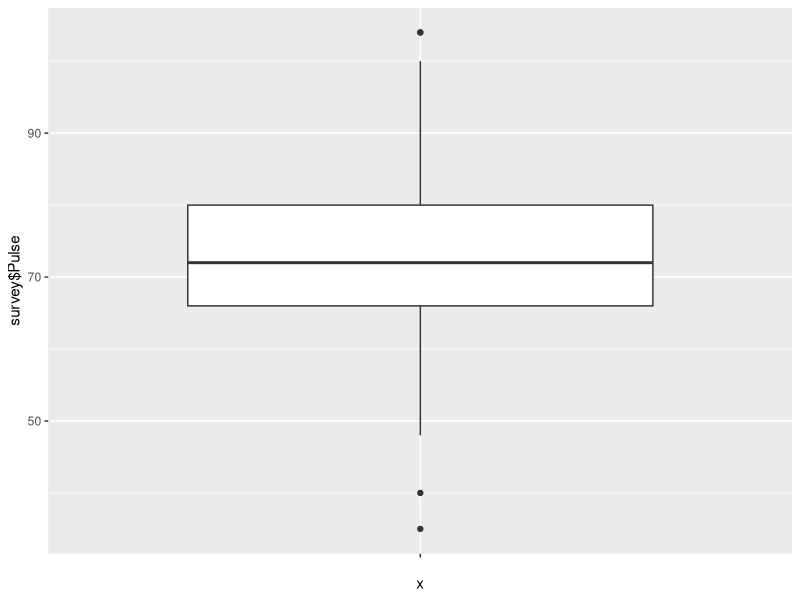
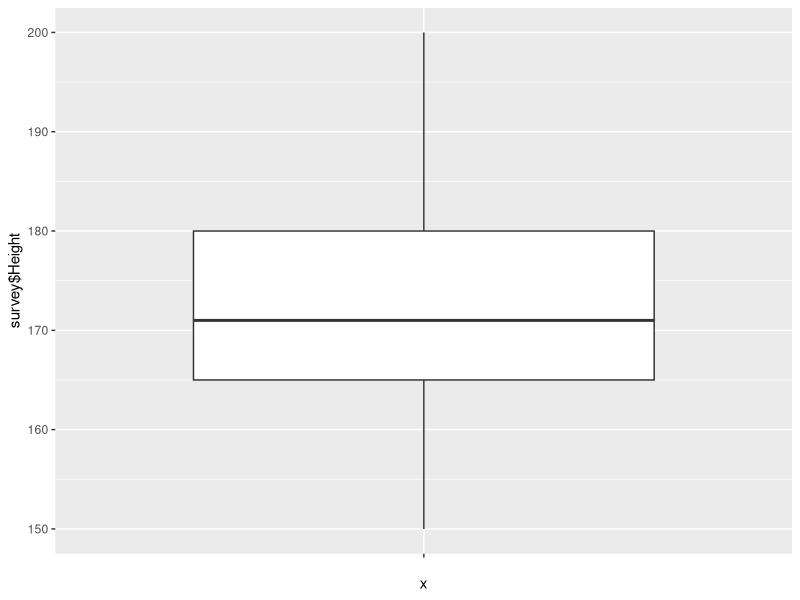
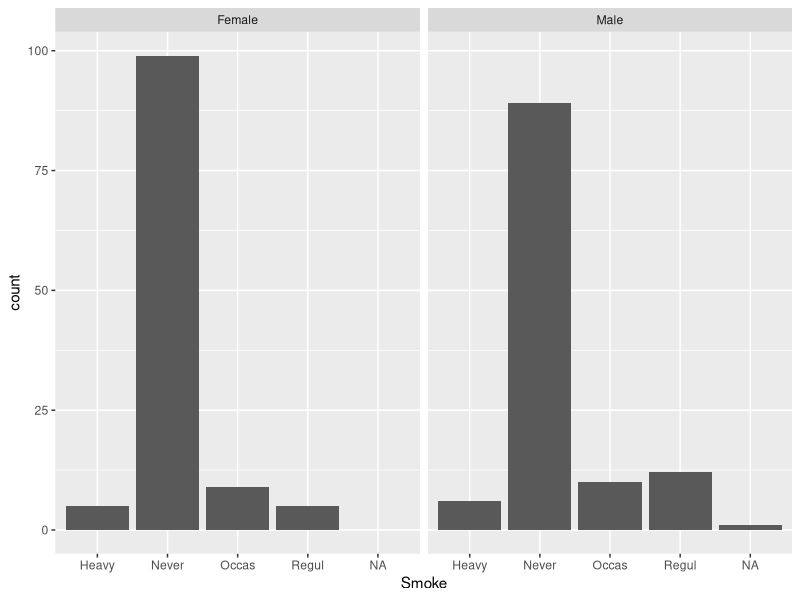
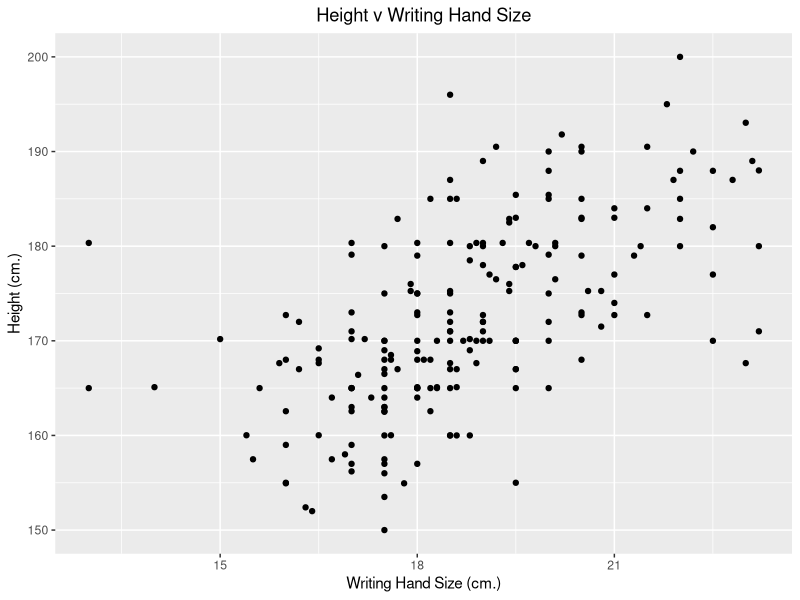
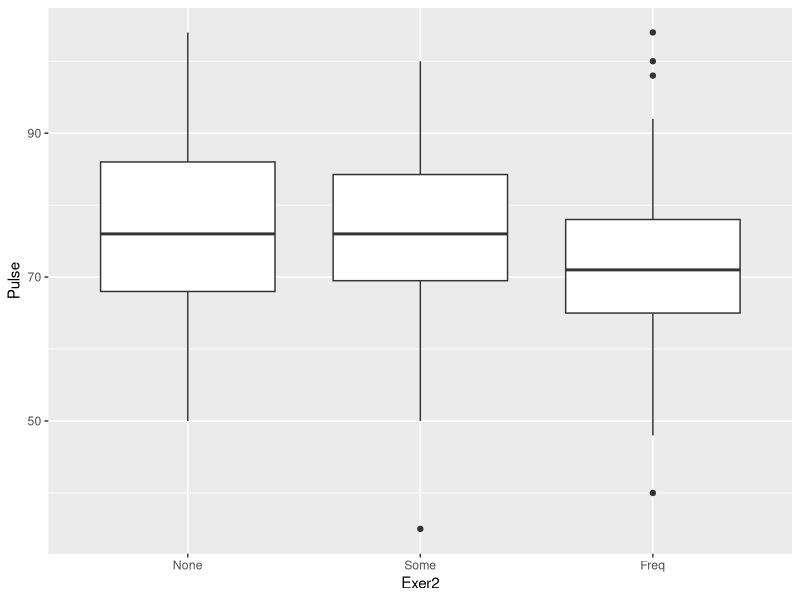
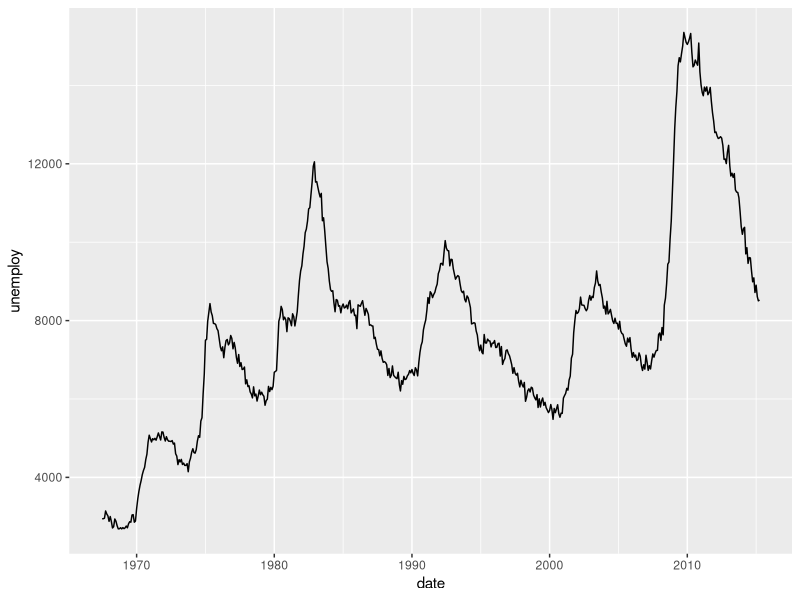
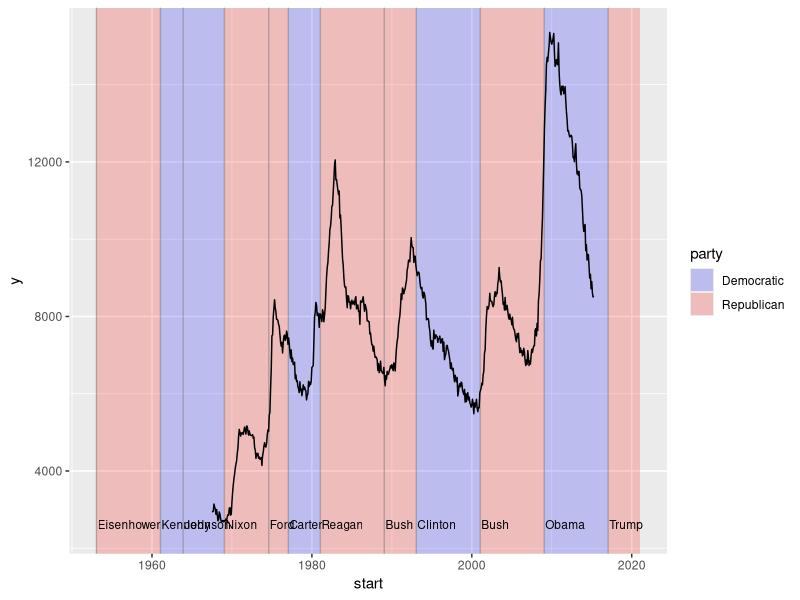

These figures' R source, in order:
## ---- chunk 1
knitr::opts_chunk$set(echo = FALSE)
if(!require(MASS)) install.packages("MASS")
if(!require(ggplot2)) install.packages("ggplot2")
if(!require(Hmisc)) install.packages("Hmisc")
if(!require(vcd)) install.packages("vcd")
require(MASS)
library(MASS)
library(ggplot2)
require(ggplot2)
library(plyr)
library(lattice)
library(Hmisc)
library(vcd)
## ---- chunk 2
survey<-survey[!(is.na(survey$Sex)), ]
describe(survey)
## ---- chunk 3
ggplot(survey,aes(x="",survey$Pulse))+geom_boxplot(na.rm = TRUE)
## ---- chunk 4
ggplot(survey,aes(x="",survey$Height))+geom_boxplot(na.rm = TRUE)
## ---- chunk 5
summary(survey$Pulse)
sd(survey$Pulse, na.rm = TRUE)
mean(survey$Pulse, na.rm = TRUE)
## ---- chunk 6
summary(survey$Height)
sd(survey$Height, na.rm = TRUE)
mean(survey$Height, na.rm = TRUE)
## ---- chunk 7
Smoke <- factor(survey$Smoke, levels = c("Never","Occas","Regul", "Heavy"))
table(survey$Sex, Smoke)

## ---- chunk 8
ggplot(data=survey,aes(Smoke))+geom_bar(na.rm = TRUE) + facet_grid(.~survey$Sex)

## ---- chunk 9
survey2<-survey[!(is.na(survey$Height)), ]
survey3<-survey2[!(is.na(survey2$Wr.Hnd)), ]
ggplot(survey3, aes(x=Wr.Hnd, y=Height)) + geom_point() + ggtitle("Height v Writing Hand Size") + xlab("Writing Hand Size (cm.)") + ylab("Height (cm.)") + theme(plot.title = element_text(hjust = 0.5))
## ---- chunk 10
Exer2 <- factor(survey$Exer, levels = c("None", "Some", "Freq"))
ggplot(survey, aes(x = Exer2, y = Pulse)) +
  geom_boxplot()
## ---- chunk 11
ff <- aov(survey$Pulse~survey$Exer)
summary(ff)
## ---- chunk 12
ggplot(economics, aes(date, unemploy)) + geom_line()
## ---- chunk 13
ggplot(economics) +
  geom_rect(
    aes(xmin = start, xmax = end, fill = party),
    ymin = -Inf, ymax = Inf, alpha = 0.2, data = presidential
    ) +
  geom_vline(
    aes(xintercept = as.numeric(start)),
    data = presidential,
    colour = "grey50", alpha = 0.5
    ) +
  geom_text(
    aes(x = start, y = 2500, label = name),
    data = presidential,
    size = 3, vjust = 0, hjust = 0, position = position_nudge (x = 50)
    ) +
  geom_line(aes(date, unemploy)) + scale_fill_manual(values = c("blue", "red")) 
## ---- chunk 14
sessionInfo()
